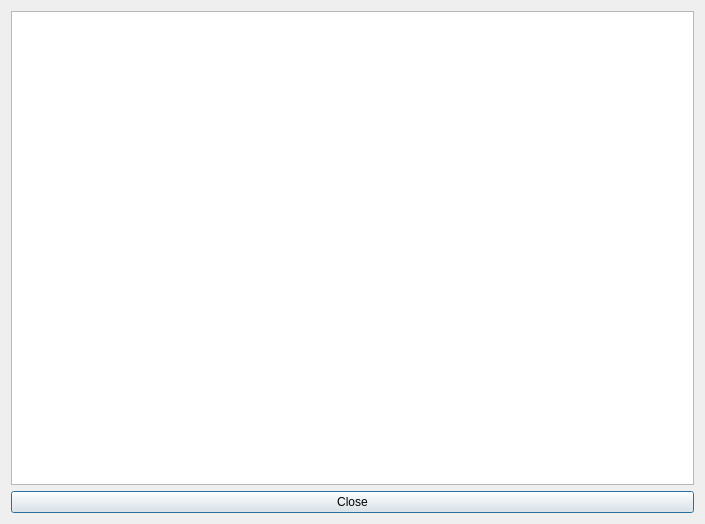
<?xml version="1.0" encoding="UTF-8"?>
<ui version="4.0">
 <class>Dialog</class>
 <widget class="QDialog" name="Dialog">
  <property name="geometry">
   <rect>
    <x>0</x>
    <y>0</y>
    <width>705</width>
    <height>524</height>
   </rect>
  </property>
  <property name="windowTitle">
   <string>Dialog</string>
  </property>
  <layout class="QVBoxLayout" name="verticalLayout_2">
   <item>
    <layout class="QVBoxLayout" name="verticalLayout">
     <item>
      <widget class="QTableWidget" name="tableWidget">
       <property name="sizeAdjustPolicy">
        <enum>QAbstractScrollArea::SizeAdjustPolicy::AdjustToContents</enum>
       </property>
       <property name="editTriggers">
        <set>QAbstractItemView::EditTrigger::NoEditTriggers</set>
       </property>
       <property name="tabKeyNavigation">
        <bool>false</bool>
       </property>
       <property name="showDropIndicator" stdset="0">
        <bool>false</bool>
       </property>
       <property name="dragDropOverwriteMode">
        <bool>false</bool>
       </property>
       <property name="selectionMode">
        <enum>QAbstractItemView::SelectionMode::SingleSelection</enum>
       </property>
      </widget>
     </item>
     <item>
      <widget class="QPushButton" name="closeDialog">
       <property name="sizePolicy">
        <sizepolicy hsizetype="Expanding" vsizetype="Minimum">
         <horstretch>0</horstretch>
         <verstretch>0</verstretch>
        </sizepolicy>
       </property>
       <property name="text">
        <string>Close</string>
       </property>
      </widget>
     </item>
    </layout>
   </item>
  </layout>
 </widget>
 <resources/>
 <connections/>
</ui>
